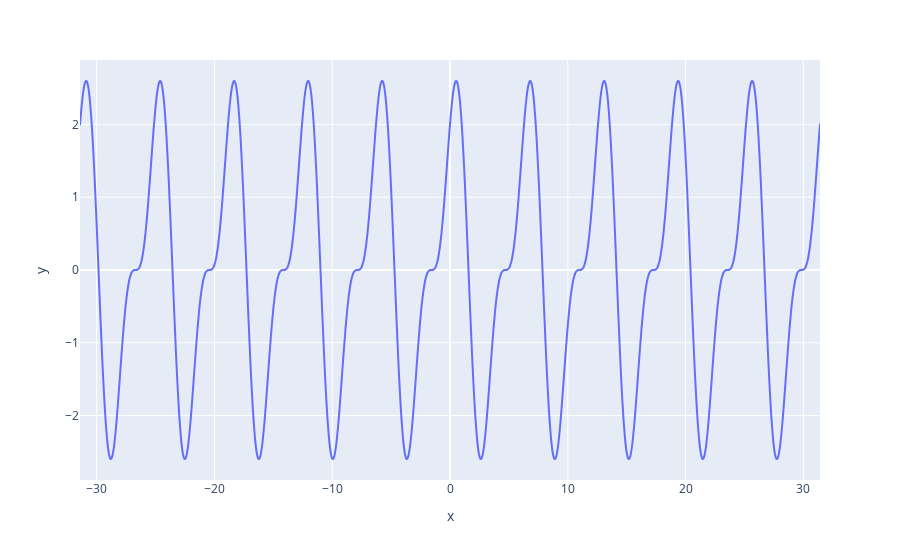

The cell this chart's notebook holds for it:
### Code cell
x_=np.linspace(-10*np.pi,10*np.pi,1001)
f_=2*np.cos(x_)+np.sin(2*x_)
ex.line(x=x_,y=f_)

### Figure 1 — Plotly figure (JSON) as saved in the notebook; plotly's stock layout.template omitted (floating-point values rounded to 4 significant figures; data arrays with more than 128 entries replaced by an {"elided": "..."} marker saying what was removed)
{"data": [{"hovertemplate": "x=%{x}<br>y=%{y}<extra></extra>", "legendgroup": "", "line": {"color": "#636efa", "dash": "solid"}, "marker": {"symbol": "circle"}, "mode": "lines", "name": "", "showlegend": false, "type": "scattergl", "x": {"elided": "1001 float values"}, "xaxis": "x", "y": {"elided": "1001 float values"}, "yaxis": "y"}], "layout": {"legend": {"tracegroupgap": 0}, "margin": {"t": 60}, "xaxis": {"anchor": "y", "domain": [0, 1], "title": {"text": "x"}}, "yaxis": {"anchor": "x", "domain": [0, 1], "title": {"text": "y"}}}}
